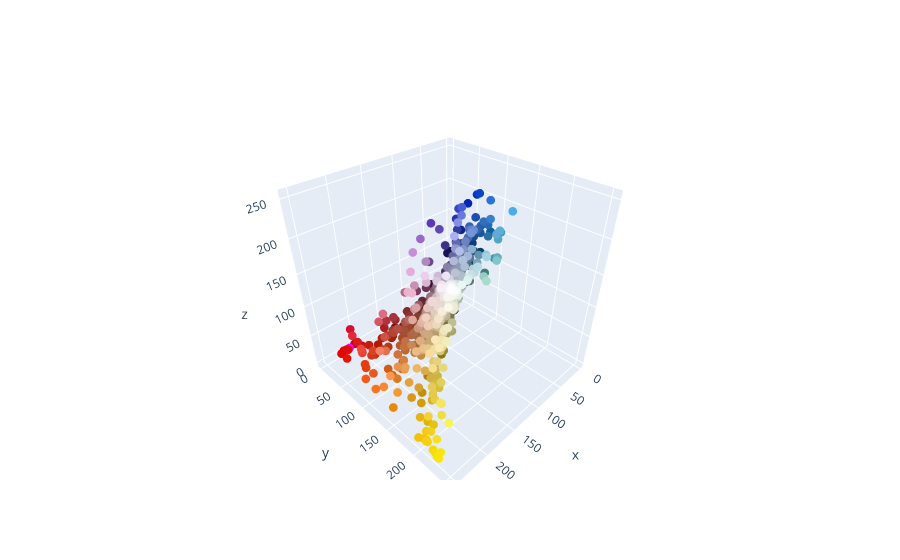

The notebook cell this image was saved under:
### Code cell
#Visualizacao da distribuicao dos pontos das paletas
fig = go.Figure(data=go.Scatter3d(
    x=dfPaleta.r.to_list(),
    y=dfPaleta.g.to_list(),
    z=dfPaleta.b.to_list(),
    mode='markers',
    marker=dict(size=3,
                color=dfPaleta.paleta_rgb.to_list())
))

fig.show()

### Figure 1 — Plotly figure (JSON) as saved in the notebook; plotly's stock layout.template omitted (floating-point values rounded to 4 significant figures; data arrays with more than 128 entries replaced by an {"elided": "..."} marker saying what was removed)
{"data": [{"marker": {"color": {"elided": "930x3 int values"}, "size": 3}, "mode": "markers", "type": "scatter3d", "x": {"elided": "930 int values"}, "y": {"elided": "930 int values"}, "z": {"elided": "930 int values"}}], "layout": {}}
